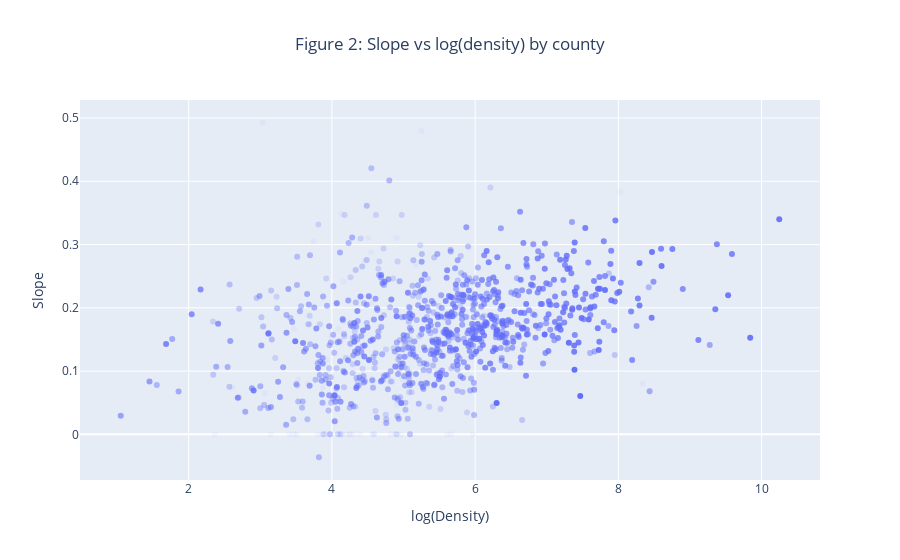

The notebook cell this image was saved under:
### Markdown cell above
## Exploratory findings
### Slope vs log(density)
The first graphic generated was a scatter plot of the county regression slopes ($R_0^{county}$) vs the log of the population density of each county. Counties surpass 10 cases at different times and I think the counties that have more days past this point carry more signifigance. To add visual signifigance, the counties that have more days with over 10 cases are more opaque. The function I used for opacity was somewhat arbitrary. Your mileage may vary. If $O(d)$ represents the opacity corresponding to $d$ days then,

$$ O(d) = \sqrt{2d - d^2} .$$

### Code cell
county_data['log_density'] = np.log(county_data.density)

opac = county_data.days_over.copy()
opac = opac - opac.min() + .05
opac /= max(opac)
opac = 2*opac - opac**2
opac = opac.pow(.5)

fig2 = go.Figure(data=go.Scatter(x=county_data.log_density,
                                 y=county_data.slope,
                                 
                                 mode='markers',
                                 marker=dict(opacity=opac),
                                 text=county_data.days_over))
fig2.update_layout(
    title="Figure 2: Slope vs log(density) by county",
    title_x=.5,
    xaxis_title="log(Density)",
    yaxis_title="Slope"
)
fig2.show()

### Figure 1 — Plotly figure (JSON) as saved in the notebook; plotly's stock layout.template omitted (floating-point values rounded to 4 significant figures; data arrays with more than 128 entries replaced by an {"elided": "..."} marker saying what was removed)
{"data": [{"marker": {"opacity": {"elided": "872 float values"}}, "mode": "markers", "text": {"elided": "872 int values"}, "type": "scatter", "x": {"elided": "872 float values"}, "y": {"elided": "872 float values"}}], "layout": {"title": {"text": "Figure 2: Slope vs log(density) by county", "x": 0.5}, "xaxis": {"title": {"text": "log(Density)"}}, "yaxis": {"title": {"text": "Slope"}}}}
